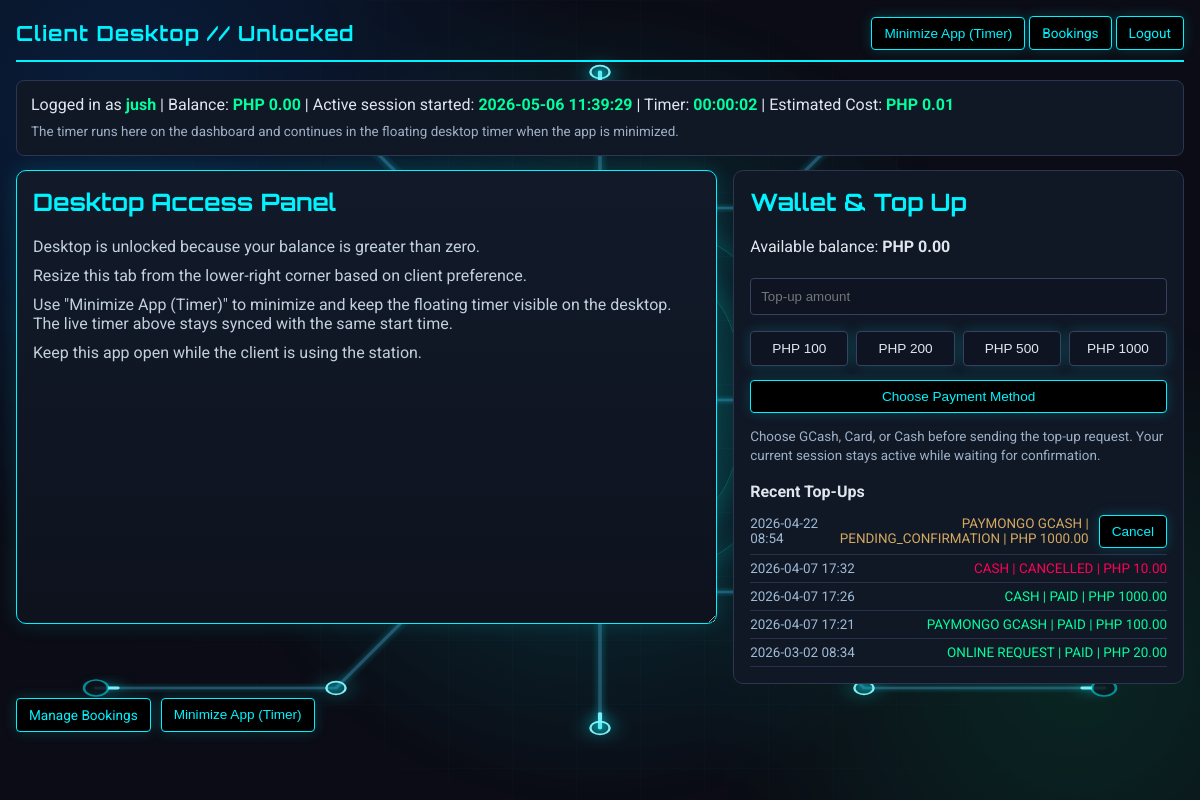
/client/desktop (signed in), run on an earlier commit of the app's database.
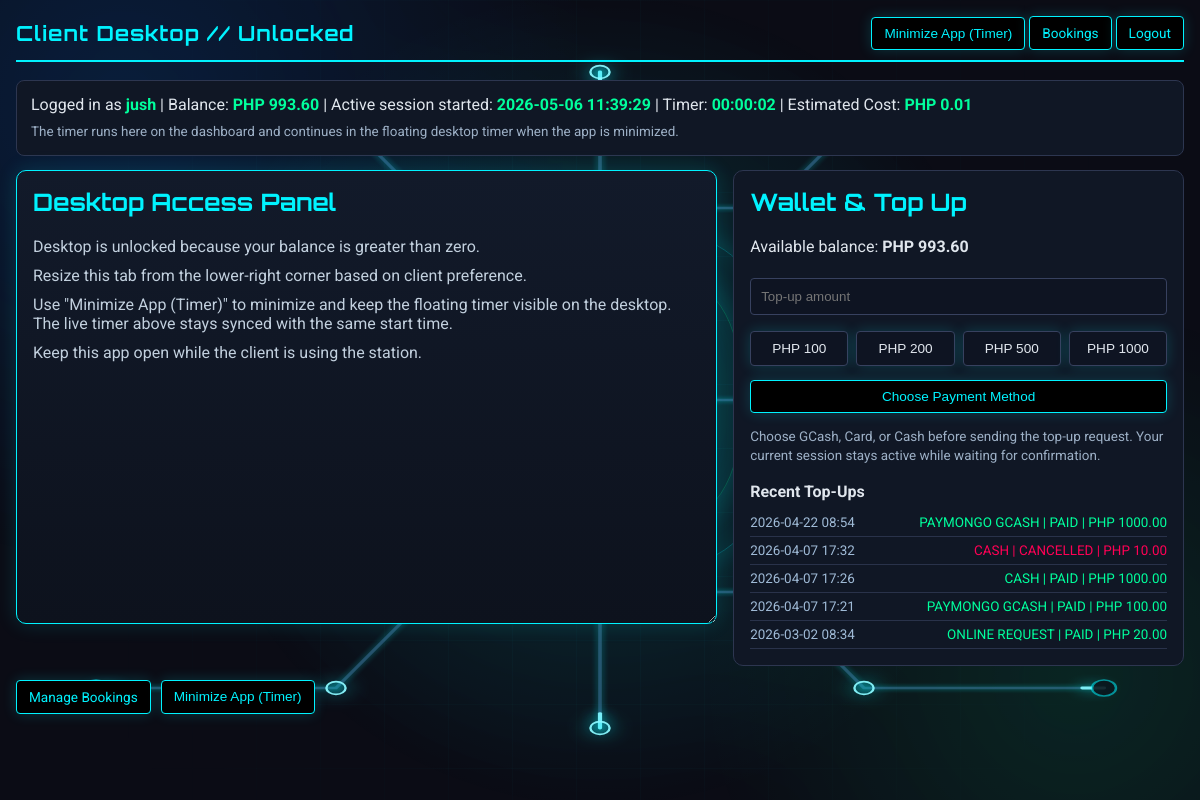
And on a later commit of the database.
### app.py (models this page shows)
class PaymentTransaction(db.Model):
    id = db.Column(db.Integer, primary_key=True)
    user_id = db.Column(db.Integer, db.ForeignKey('user.id'), nullable=False)
    provider = db.Column(db.String(32), nullable=False, default="online_request")
    external_id = db.Column(db.String(128), unique=True, nullable=False)
    amount = db.Column(db.Float, nullable=False)
    currency = db.Column(db.String(8), nullable=False, default="php")
    status = db.Column(db.String(32), nullable=False, default="pending")
    created_at = db.Column(db.DateTime, default=datetime.now)
    credited_at = db.Column(db.DateTime, nullable=True)

### app.py (the view)
@app.route('/client/desktop')
@login_required
def client_desktop():
    if current_user.is_admin:
        return redirect(url_for('index'))
    if not user_has_positive_balance(current_user):
        flash('Insufficient balance. Please reserve first or top up.', 'error')
        return redirect(url_for('client_bookings'))
    active_session = Session.query.filter_by(user_id=current_user.id, end_time=None).order_by(Session.start_time.desc()).first()
    recent_payments = get_recent_payment_requests(current_user.id)
    return render_template(
        'client_desktop.html',
        active_session=active_session,
        recent_payments=recent_payments,
        kiosk_mode=is_kiosk_mode_enabled(),
        hourly_rate=HOURLY_RATE
    )

### app.py (called while the page is built, shortened)
@login_manager.user_loader
def load_user(user_id):
    return db.session.get(User, int(user_id))

def get_recent_payment_requests(user_id, limit=5):
    try:
        max_rows = max(1, int(limit))
    except Exception:
        max_rows = 5
    return PaymentTransaction.query.filter_by(user_id=user_id).order_by(PaymentTransaction.created_at.desc()).limit(max_rows).all()

def is_kiosk_mode_enabled():
    return str(os.getenv("PYPONDO_KIOSK_MODE", "0")).strip().lower() in {"1", "true", "yes"}

def user_has_positive_balance(user):
    try:
        return float(getattr(user, "pondo", 0.0)) > 0.0
    except Exception:
        return False

@app.before_request
def bootstrap_schema():
    if not getattr(app, "_schema_ready", False):
        db.create_all()
        ensure_pc_lan_ip_column()
        ensure_booking_date_column()
        ensure_session_last_charged_at_column()
        ensure_core_seed_data()
        app._schema_ready = True

@app.before_request
def allow_mobile_api_preflight():
    normalized_path = (request.path or "").rstrip("/")
    if request.method != "OPTIONS":
        return None

@app.before_request
def ensure_billing_started():
    start_periodic_billing()

### templates/client_desktop.html (shortened to what the changed rows need)
<!DOCTYPE html>
<html lang="en">
<head>
</head>
<body>
    {% include '_animated_background.html' %}
    <div class="top">
        <h1>Client Desktop // Unlocked</h1>
    </div>
    <div class="status">
        Logged in as <strong>{{ current_user.username }}</strong> |
        Balance: <strong id="user-balance-top">PHP {{ "%.2f"|format(current_user.pondo) }}</strong>
        {% if active_session %}
            | Active session started: <strong>{{ active_session.start_time.strftime('%Y-%m-%d %H:%M:%S') }}</strong>
        {% endif %}
        | Timer: <strong id="dashboard-timer-time">00:00:00</strong>
        | Estimated Cost: <strong id="dashboard-timer-cost">PHP 0.00</strong>
        <div class="subtle" id="dashboard-timer-note" style="margin-top:8px;">
            The timer runs here on the dashboard and continues in the floating desktop timer when the app is minimized.
        </div>
    </div>
    <div class="grid">
        <div class="desktop-tab">
            <h2>Desktop Access Panel</h2>
        </div>
        <div class="card">
            <h2 style="margin-top:0; font-family: 'Orbitron', sans-serif; color: var(--line);">Wallet &amp; Top Up</h2>
            <p>
                Available balance:
                <strong id="user-balance-bottom">PHP {{ "%.2f"|format(current_user.pondo) }}</strong>
            </p>
            <div style="margin-top: 16px;">
                <h2 style="margin-bottom: 8px; font-size: 1rem;">Recent Top-Ups</h2>
                {% if recent_payments %}
                    {% for tx in recent_payments %}
                        <div class="history-row">
                            <div class="history-main">
                                <span style="color:#9fbad6;">{{ tx.created_at.strftime('%Y-%m-%d %H:%M') }}</span>
                                <span style="color: {{ 'var(--ok)' if tx.status == 'paid' else ('var(--warn)' if tx.status == 'cancelled' else '#d3a961') }};">
                                    {{ tx.provider.replace('_', ' ')|upper }} | {{ tx.status|upper }} | PHP {{ "%.2f"|format(tx.amount) }}
                                </span>
                            </div>
                            {% if tx.status in ['pending', 'pending_confirmation', 'awaiting_cash'] %}
                            <div class="history-action">
                                <form action="{{ url_for('client_cancel_payment', payment_id=tx.id) }}" method="POST">
                                    <button type="submit" class="btn history-cancel">Cancel</button>
                                </form>
                            </div>
                            {% endif %}
                        </div>
                    {% endfor %}
                {% else %}
                    <div class="subtle">No top-up transactions yet.</div>
                {% endif %}
            </div>
        </div>
    </div>
</body>
</html>

What changed in the data, as far as the page shows it:
changed PaymentTransaction (number 1 of 5 on the later page): status "PENDING_CONFIRMATION" → "PAID"; no longer shows "Cancel"
Also different on the page:
text written by a page script: "PHP 0.00" → "PHP 993.60"
